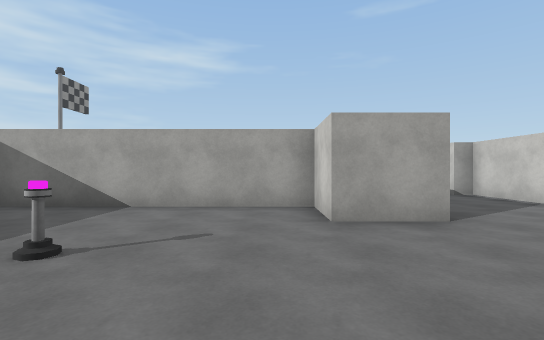
View 1 (above)

17 first-person views from a walk through a scene from a Unity 3-D project. The camera is 1.3 m above the floor, looks level and sees 85° across. The floor is counted in squares, 2 m on a side. Each view is taken from the middle of a square. On the plan, view 1 faces up. The plan holds only what a view shows up to about 9 squares ahead; the rest is blank. The player character is not drawn. Door leaves are left out, so doorways stand open. Surface patterns are stand-ins for the level's own textures.

View 2
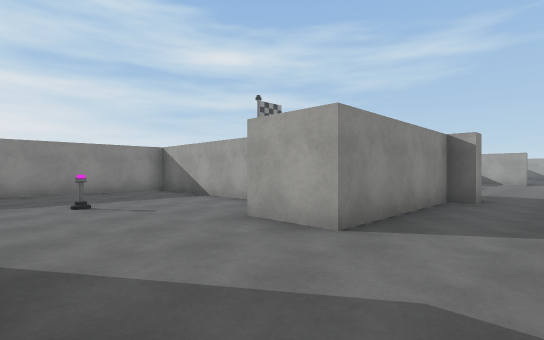

View 3
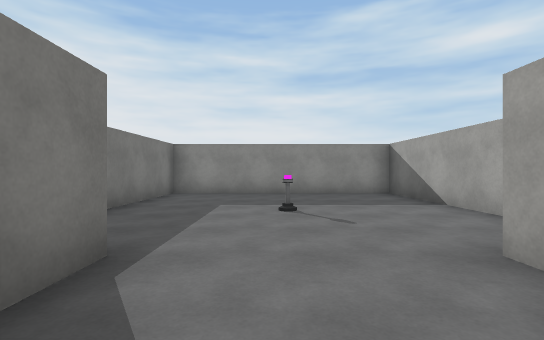

View 4
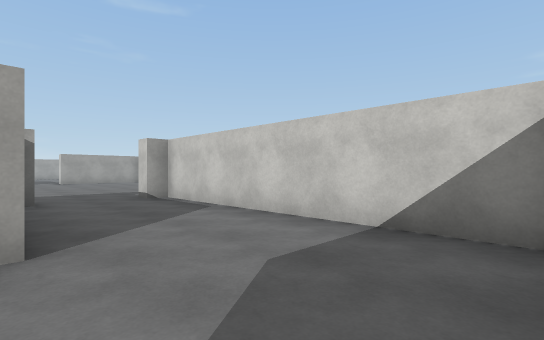

View 5
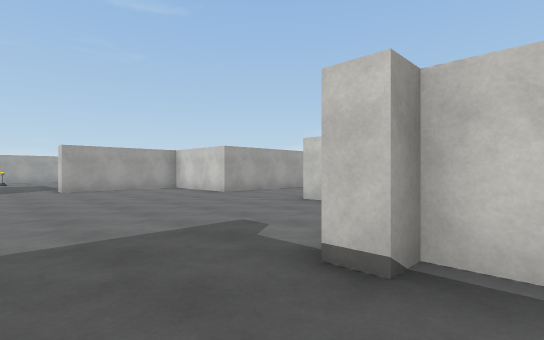

View 6
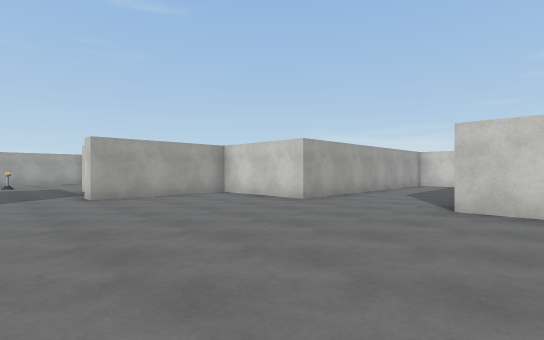

View 7
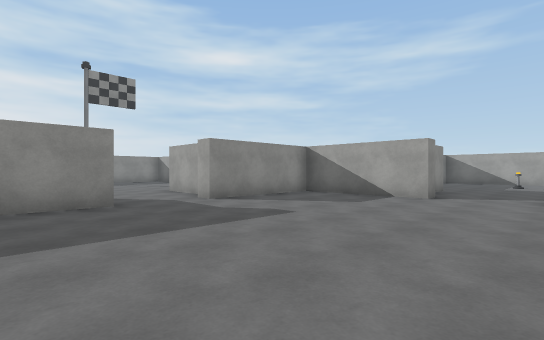

View 8
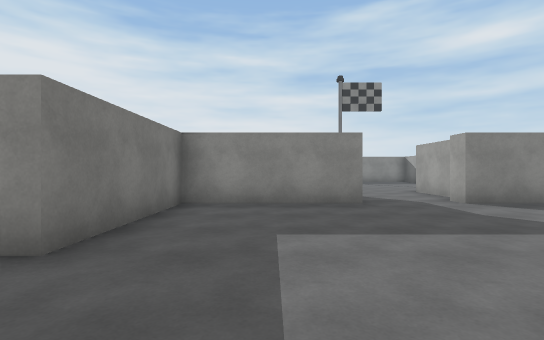

View 9
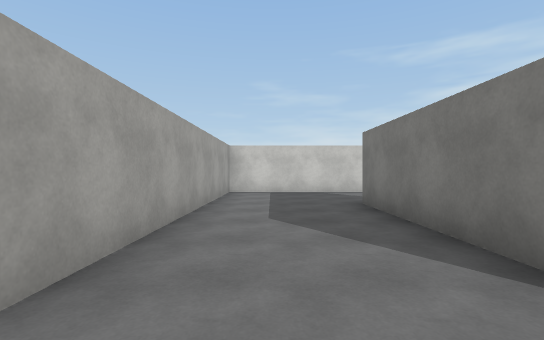

View 10
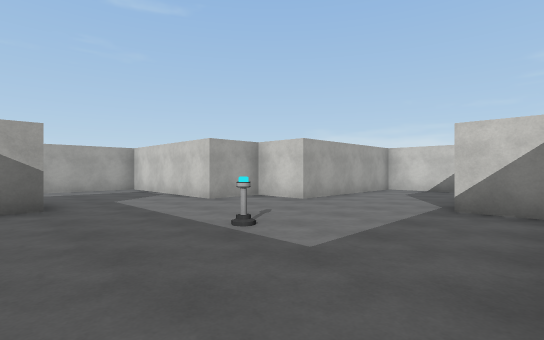

View 11
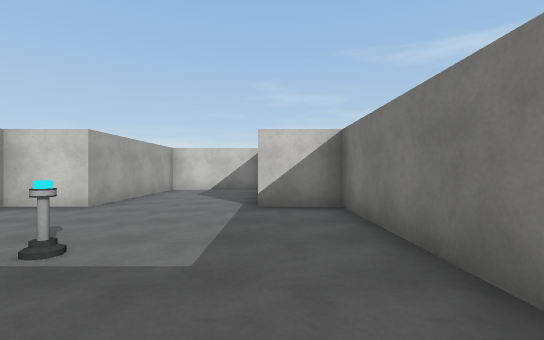

View 12
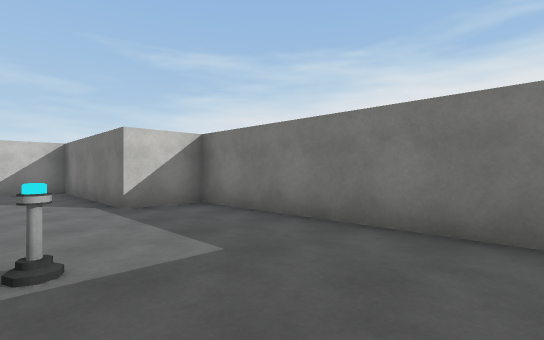

View 13
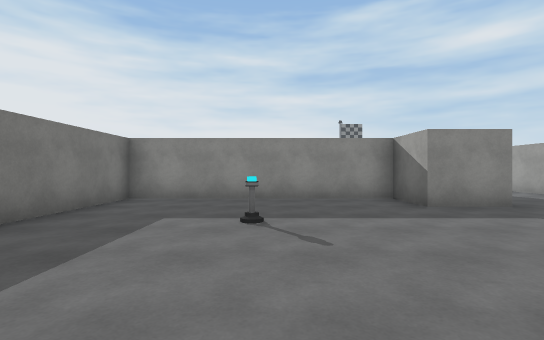

View 14
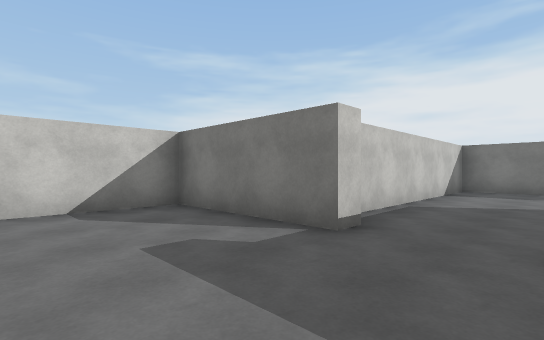

View 15
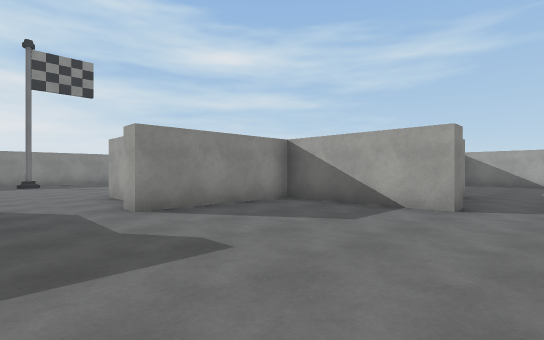

View 16
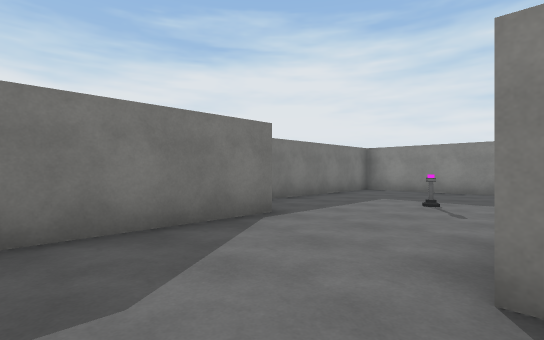

View 17
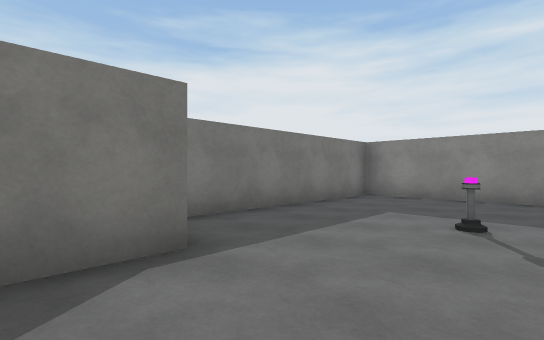

### Floor plan
Points are (right, up) in squares from view 1. A wall is a line through its corners. A room is listed if a view was taken in it or the views show most of it. See-through windows are left out.
Room 1 (views 1, 2, 3, 4, 5, 16, 17)
walls: (0.6, 0.8) (5.3, 0.8) (5.3, 7.7) (4.8, 7.7); (2.8, 7.7) (2.3, 7.7) (2.3, 3.8) (0.8, 3.8) (0.8, 5.3) (-5.3, 5.3) (-5.3, -0.7) (0, -0.7)
ways out: open door at (3.5, 8) to room 2
Room 2 (views 6, 7, 8, 9, 10, 11, 12, 13, 14, 15)
walls: (8.9, 11.2) (12.7, 11.2) (12.7, 9.7) (11.2, 9.7) (11.2, 3.7) (17.3, 3.7) (17.3, 5.2) (21.7, 5.2) (21.7, 7); (4.8, 8.3) (8.2, 8.3) (8.2, 11.2); (2.8, 17.3) (-0.7, 17.3) (-0.7, 13.8); (-0.7, 11.9) (-0.7, 8.3) (2.8, 8.3); (21, 8.2) (17.3, 8.2) (17.3, 9.7) (15.8, 9.7) (15.8, 14.2) (8.2, 14.2) (8.2, 17.3) (4.8, 17.3)
ways out: open door at (3.5, 8) to room 1; open door at (-1, 12.5); open door at (3.5, 17.5)

Positions as (right, up) in squares from view 1, and headings:
1: (0, 0), facing up
2: (4, 1), facing up-left
3: (3, 2), facing left
4: (2, 1), facing up-right
5: (3, 7), facing up-right
6: (3, 10), facing up-right
7: (5, 10), facing up-left
8: (5, 10), facing left
9: (7, 13), facing right
10: (12, 4), facing up-right
11: (12, 5), facing right
12: (12, 7), facing down-right
13: (18, 7), facing left
14: (3, 11), facing down-right
15: (4, 12), facing up-left
16: (4, 4), facing down-left
17: (2, 3), facing down-left
